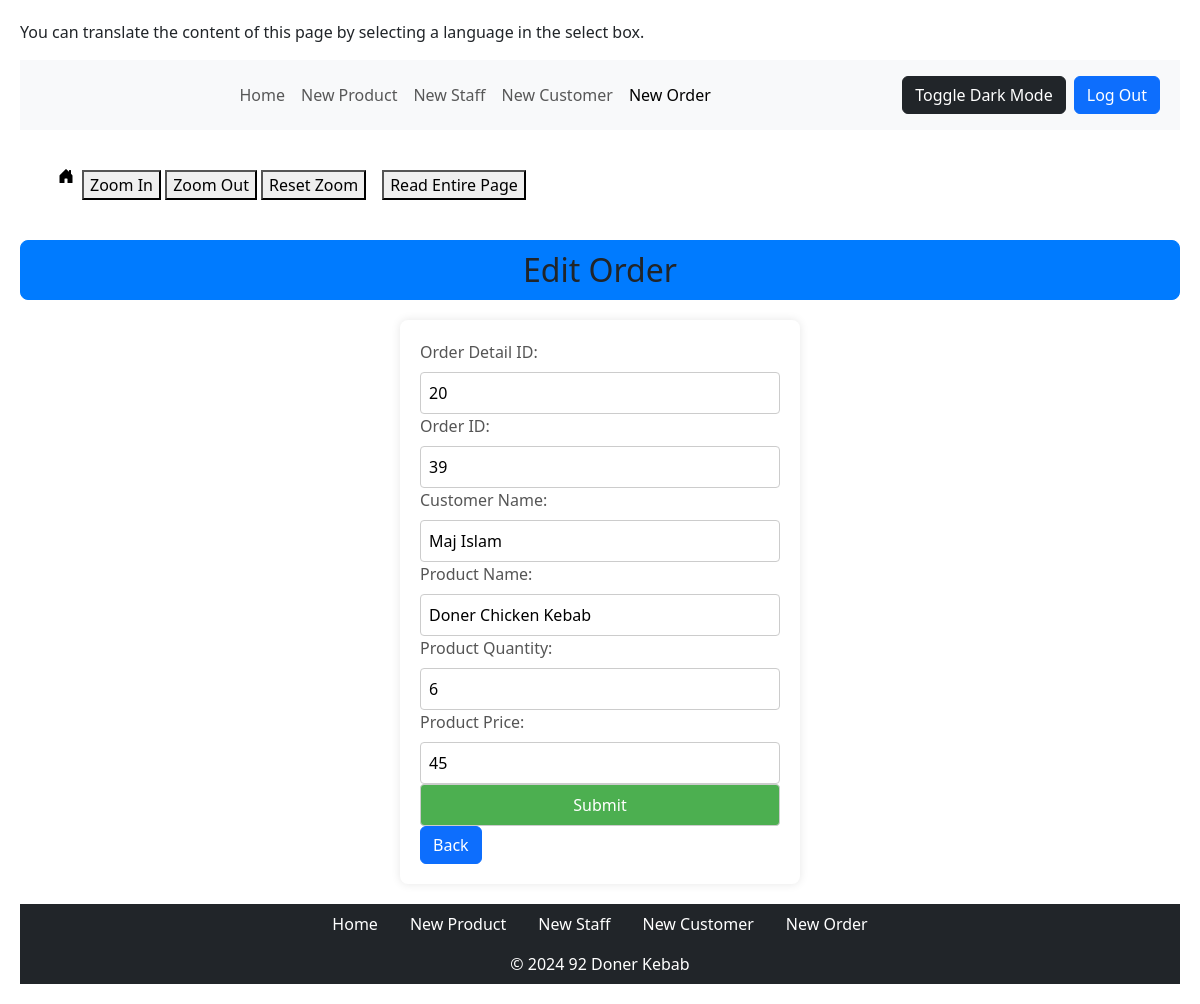
Page /orderedit.php?order_detail_id=20 on the committed database.
### tables this page shows
CREATE TABLE `order_details` (
  `order_detail_id` int(11) NOT NULL,
  `order_id` int(11) DEFAULT NULL,
  `product_id` int(11) DEFAULT NULL,
  `quantity` int(11) DEFAULT NULL
);

CREATE TABLE `Customers` (
  `customer_id` int(11) NOT NULL,
  `customer_name` varchar(50) NOT NULL,
  `customer_phonenumber` int(15) NOT NULL,
  `customer_email` varchar(30) NOT NULL
);

CREATE TABLE `Products` (
  `ProductId` int(30) NOT NULL,
  `ProductName` varchar(30) NOT NULL,
  `ProductPrice` varchar(30) NOT NULL,
  `ProductQuantity` int(30) NOT NULL,
  `ProductExpiry` date DEFAULT NULL,
  `ProductImage` varchar(255) DEFAULT NULL
);

### orderedit.php (the view, shortened to what this page needs)
<!DOCTYPE html>
<html lang="en">
<head>
     <link href="https://cdn.jsdelivr.net/npm/bootstrap@5.3.2/dist/css/bootstrap.min.css" rel="stylesheet">
        <link rel="stylesheet" href="dark-mode.css" id="dark-mode-stylesheet">
</head>
<body>
        <div id="content">
        <p>You can translate the content of this page by selecting a language in the select box.</p>
        <div class="cabeza">
            <nav class="navbar navbar-expand-lg navbar-light bg-light">
                <div class="container-fluid">
                        <div class="collapse navbar-collapse" id="navbarNav">
                        <ul class="navbar-nav mx-auto">
                            <li class="nav-item text-center">
                                <a class="nav-link" aria-current="page" href="admin.php">Home</a>
                            </li>
                            <li class="nav-item">
                                <a class="nav-link" href="additem.php">New Product</a>
                            </li>
                            <li class="nav-item">
                                <a class="nav-link" href="staff.php">New Staff</a>
                            </li>
                            <li class="nav-item">
                                <a class="nav-link" href="customer.php">New Customer</a>
                            </li>
                            <li class="nav-item">
                                <a class="nav-link active" href="order.php">New Order</a>
                            </li>
                        </ul>
                        <button id="dark-mode-toggle" class="btn btn-dark">Toggle Dark Mode</button>
                        <a href="index.php" class="btn btn-primary m-2">Log Out</a>
                    </div>
                </div>
            </nav>
        </div>
    <div class="container my-3">
        <nav aria-label="breadcrumb">
            <ol class="breadcrumb breadcrumb-chevron p-3 bg-white rounded-3">
                <li class="breadcrumb-item">
                <a class="link-body-emphasis" href="admin.php">
                </a>
                </li>
                <li class="m-2">
                    <button onclick="zoomIn()">Zoom In</button>
                    <button onclick="zoomOut()">Zoom Out</button>
                    <button onclick="resetZoom()">Reset Zoom</button>
                </li>
                <li class="m-2">
                    <button onclick="speakEntirePage()">Read Entire Page</button>
                </li>
            </ol>
        </nav>
    </div>
    <h2>Edit Order</h2>
    <?php
    $con = mysqli_connect("localhost", "root", "", "DonerKebab");
    if (isset($_GET['order_detail_id'])) {
        $order_detail_id = $_GET['order_detail_id'];
        $query = mysqli_query($con, "SELECT od.*, c.customer_name, p.ProductName, p.ProductPrice
        FROM `order_details` od
        JOIN `orders` o ON od.order_id = o.order_id
        JOIN `Customers` c ON o.customer_id = c.customer_id
        JOIN `Products` p ON od.product_id = p.ProductId
        WHERE order_detail_id='$order_detail_id'");
        $row = mysqli_fetch_assoc($query);
        if ($row) {
            ?>
            <form method="POST" action="orderupdate.php?order_detail_id=<?php echo htmlspecialchars($order_detail_id); ?>">
                <label>Order Detail ID:</label><input type="text" value="<?php echo htmlspecialchars($row['order_detail_id'] ?? ''); ?>" name="order_detail_id" readonly>
                <label>Order ID:</label><input type="text" value="<?php echo htmlspecialchars($row['order_id'] ?? ''); ?>" name="order_id" readonly>
                <label>Customer Name:</label><input type="text" value="<?php echo htmlspecialchars($row['customer_name'] ?? ''); ?>" name="customer_name" readonly>
                <label>Product Name:</label><input type="text" value="<?php echo htmlspecialchars($row['ProductName'] ?? ''); ?>" name="ProductName" readonly>
                <label>Product Quantity:</label><input type="text" value="<?php echo htmlspecialchars($row['quantity'] ?? ''); ?>" name="ProductQuantity">
                <label>Product Price:</label><input type="text" value="<?php echo htmlspecialchars($row['ProductPrice'] ?? ''); ?>" name="ProductPrice">
                <input type="submit" name="submit">
                <a href="admin.php" class="btn btn-primary">Back</a>
            </form>
            <?php
        } else {
            echo "<p class='error'>No data found for order_detail_id: " . htmlspecialchars($order_detail_id) . "</p>";
        }
    } else {
        echo "<p class='error'>order_detail_id is not set in the URL.</p>";
    }
    ?>
<div class="bg-dark">
      <ul class="nav justify-content-center">
        <li class="nav-item text-center">
            <a class="nav-link text-white" aria-current="page" href="admin.php">Home</a>
        </li>
        <li class="nav-item">
            <a class="nav-link text-white" href="additem.php">New Product</a>
        </li>
        <li class="nav-item">
            <a class="nav-link text-white" href="staff.php">New Staff</a>
        </li>
        <li class="nav-item">
            <a class="nav-link text-white" href="customer.php">New Customer</a>
        </li>
        <li class="nav-item">
        <a class="nav-link text-white" href="admin.php">New Order</a>
        </li>
      </ul>
      <p class="text-center text-primary p-2 mb-0 text-white">© 2024 92 Doner Kebab</p>
  </div>
</body>
</html>

### orderedit.php (style rules this page uses)
body { font-family: 'Arial', sans-serif; margin: 20px; padding: 20px; background-color: #f4f4f4; }
h2 { color: #333; text-align: center; padding: 10px; background-color: #007bff; color: #fff; border: 1px solid #007bff; border-radius: 8px; }
form { max-width: 400px; margin: 20px auto; background-color: #fff; padding: 20px; border-radius: 8px; box-shadow: 0 0 10px rgba(0, 0, 0, 0.1); }
label { display: block; margin-bottom: 8px; color: #555; }
input { width: 100%; padding: 8px; margin-bottom: 15px; box-sizing: border-box; border: 1px solid #ccc; border-radius: 4px; }
input[type="submit"] { background-color: #4caf50; color: #fff; cursor: pointer; }

### rows in the picture
order_details: order_detail_id "20", order_id "39", customer_name "Maj Islam", ProductName "Doner Chicken Kebab", ProductQuantity "6", ProductPrice "45"
